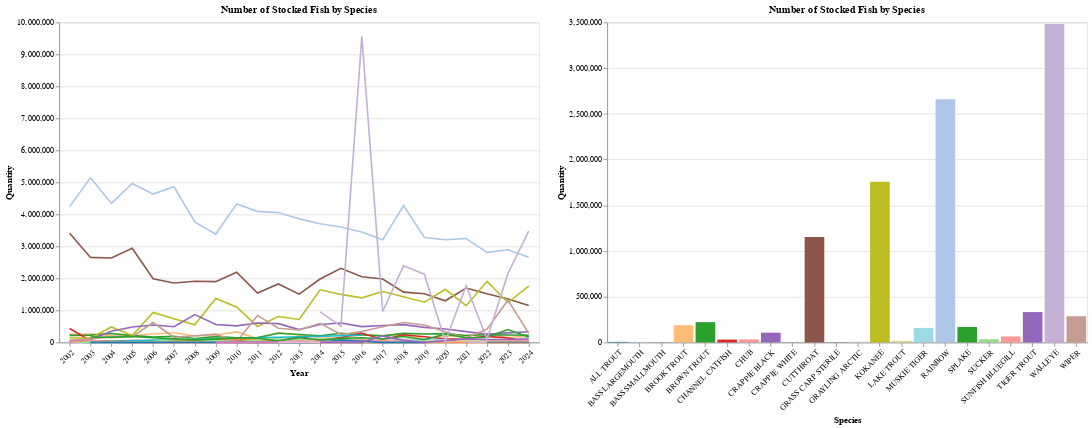

Notebook source saved alongside this figure:
### Markdown cell above
## **How Historical Stocking Trends Influence Utah Fishing**

### Code cell
#Grouping appropriate data
count_by_species = fish_stock_data.groupby(['Year', 'Species'])['Quantity'].sum().reset_index()
count_by_species["Year_only"] = count_by_species["Year"]

#Interactive Year Slider
year_slider = alt.binding_range(name="Select a year : ", min=count_by_species["Year_only"].min(), max=count_by_species["Year_only"].max(), step=1)
selected_year =  alt.selection_point(fields=["Year_only"], bind=year_slider, value=2024)

#Interactive Species Point and Brush Selection 
point_selection = alt.selection_point(fields=['Species'])
brush_selection = alt.selection_interval(encodings=['x'])

#Adding base plot
base_plot = alt.Chart(count_by_species)

#Color
color = alt.condition(
    brush_selection & point_selection,
    alt.Color('Species:N', scale=alt.Scale(scheme='category20'), legend=None),
    alt.value('lightgray')
)

#Tooltip
tooltip = alt.Tooltip(
    ["Species:N", "Year:O", "Quantity:Q"]
)

#Bar Chart Vis
bar_chart = base_plot.mark_bar().encode(
    x=alt.X('Species', axis=alt.Axis(labelAngle=-45), sort=None),
    y='Quantity', 
    color=color,
    tooltip=tooltip
).properties(
    width=600,
    height=400,
    title='Number of Stocked Fish by Species'
).transform_filter(
    selected_year
).add_params(
    selected_year, 
    point_selection,
    brush_selection,
)

#Line Chart Vis
line_chart = base_plot.mark_line().encode(
    x=alt.X('Year:O', axis=alt.Axis(labelAngle=-45)),
    y='Quantity', 
    color=color, 
    tooltip=tooltip
).properties(
    width=600,
    height=400,
    title='Number of Stocked Fish by Species'
).transform_filter(
    point_selection
).add_params(
    brush_selection,
    point_selection
)

#Stacking both charts together 
temporal_chart = alt.hconcat(line_chart, bar_chart).resolve_scale()
temporal_chart

### Figure 1 — Vega-Lite specification as saved in the notebook (floating-point values rounded to 4 significant figures; data arrays with more than 128 entries replaced by an {"elided": "..."} marker saying what was removed)
{"config": {"view": {"continuousWidth": 300, "continuousHeight": 300}}, "hconcat": [{"mark": {"type": "line"}, "encoding": {"color": {"condition": {"test": {"and": [{"param": "param_3"}, {"param": "param_2"}]}, "field": "Species", "legend": null, "scale": {"scheme": "category20"}, "type": "nominal"}, "value": "lightgray"}, "tooltip": [{"field": "Species", "type": "nominal"}, {"field": "Year", "type": "ordinal"}, {"field": "Quantity", "type": "quantitative"}], "x": {"axis": {"labelAngle": -45}, "field": "Year", "type": "ordinal"}, "y": {"field": "Quantity", "type": "quantitative"}}, "height": 400, "name": "view_1", "title": "Number of Stocked Fish by Species", "transform": [{"filter": {"param": "param_2"}}], "width": 600}, {"mark": {"type": "bar"}, "encoding": {"color": {"condition": {"test": {"and": [{"param": "param_3"}, {"param": "param_2"}]}, "field": "Species", "legend": null, "scale": {"scheme": "category20"}, "type": "nominal"}, "value": "lightgray"}, "tooltip": [{"field": "Species", "type": "nominal"}, {"field": "Year", "type": "ordinal"}, {"field": "Quantity", "type": "quantitative"}], "x": {"axis": {"labelAngle": -45}, "field": "Species", "sort": null, "type": "nominal"}, "y": {"field": "Quantity", "type": "quantitative"}}, "height": 400, "name": "view_2", "title": "Number of Stocked Fish by Species", "transform": [{"filter": {"param": "param_1"}}], "width": 600}], "data": {"name": "data-bd552480ef677f7e4c641aa73f531170"}, "params": [{"name": "param_3", "select": {"type": "interval", "encodings": ["x"]}, "views": ["view_1", "view_2"]}, {"name": "param_2", "select": {"type": "point", "fields": ["Species"]}, "views": ["view_1", "view_2"]}, {"name": "param_1", "select": {"type": "point", "fields": ["Year_only"]}, "bind": {"input": "range", "max": 2024.0, "min": 2002.0, "name": "Select a year : ", "step": 1}, "value": 2024, "views": ["view_2"]}], "resolve": {"scale": {}}, "$schema": "https://vega.github.io/schema/vega-lite/v5.8.0.json", "datasets": {"data-bd552480ef677f7e4c641aa73f531170": {"elided": "443 records"}}}
